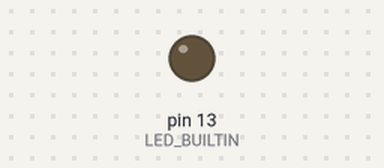
Simulated run of this sketch. Board: Arduino Uno, built with avr-gcc and run on an emulated ATmega328P. On the bench: output pins drawn as LEDs (lit = HIGH).

Above: at 0.8 s.
At 5.95 s:
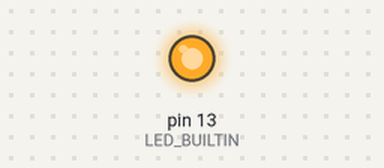
Timing chart, 0 to 8.7 s (numbered marks = the images above):
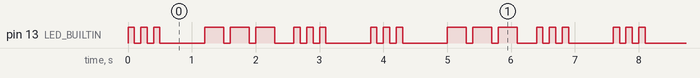

The sketch:

SOS_Blink.ino
```cpp
const int MORSE_CODE_UNIT_MS = 100;
const int DOT_UNIT = MORSE_CODE_UNIT_MS;
const int DASH_UNIT = MORSE_CODE_UNIT_MS * 3;
const int INTRA_CHAR_SPACE = MORSE_CODE_UNIT_MS; // (between elements within a letter)
const int INTER_CHAR_SPACE = MORSE_CODE_UNIT_MS * 3; // (between letters within a word)
const int WORD_SPACE = MORSE_CODE_UNIT_MS * 7; // (between words)

void setup() {
  // initialize digital pin LED_BUILTIN as an output.
  pinMode(LED_BUILTIN, OUTPUT);
}

void loop() {

  // S.O.S.
  // S
  blinkS();

  // O
  digitalWrite(LED_BUILTIN, HIGH);
  delay(DASH_UNIT);
  digitalWrite(LED_BUILTIN, LOW);
  delay(INTRA_CHAR_SPACE);
  digitalWrite(LED_BUILTIN, HIGH);
  delay(DASH_UNIT);
  digitalWrite(LED_BUILTIN, LOW);
  delay(INTRA_CHAR_SPACE);
  digitalWrite(LED_BUILTIN, HIGH);
  delay(DASH_UNIT);
  digitalWrite(LED_BUILTIN, LOW);
  delay(INTER_CHAR_SPACE);

    // S
  blinkS();
}

void blinkS() {
  digitalWrite(LED_BUILTIN, HIGH);
  delay(DOT_UNIT);
  digitalWrite(LED_BUILTIN, LOW);
  delay(INTRA_CHAR_SPACE);
  digitalWrite(LED_BUILTIN, HIGH);
  delay(DOT_UNIT);
  digitalWrite(LED_BUILTIN, LOW);
  delay(INTRA_CHAR_SPACE);
  digitalWrite(LED_BUILTIN, HIGH);
  delay(DOT_UNIT);
  digitalWrite(LED_BUILTIN, LOW);
  delay(WORD_SPACE);
}
```

Measured:
- by itself, pin 13 (LED_BUILTIN): repeats every 3.8 s: 2 × (LOW 0.10 s, HIGH 0.10 s), LOW 0.70 s, 2 × (HIGH 0.30 s, LOW 0.10 s), HIGH 0.30 s, LOW 0.30 s, 2 × (HIGH 0.10 s, LOW 0.10 s), HIGH 0.10 s, LOW 0.70 s, HIGH 0.10 s
- by itself, everything shown: repeats every 3.8 s, in 18 steps
